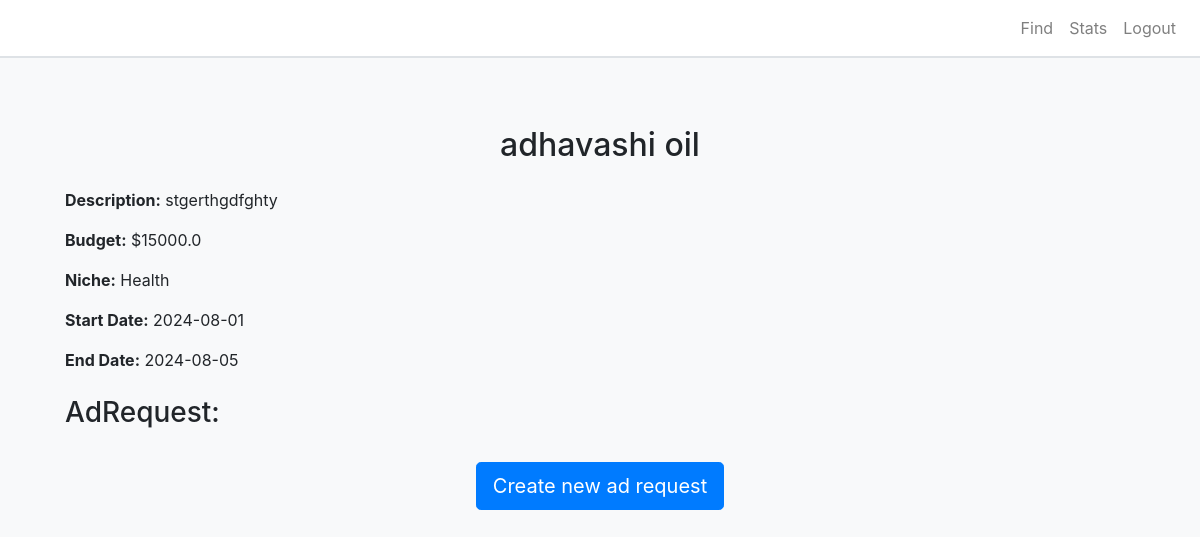
/campaign_details/1, run on the app's committed database.
### app.py (models this page shows, shortened)
class Campaign(db.Model):
    id = db.Column(db.Integer, primary_key=True)
    title = db.Column(db.String(100), nullable=False)
    description = db.Column(db.Text, nullable=False)
    image = db.Column(db.String(200), nullable=True)
    niche = db.Column(db.String(50), nullable=False)
    budget = db.Column(db.Float, nullable=False)
    is_public = db.Column(db.Boolean, nullable=False, default=True)
    start_date = db.Column(db.DateTime, nullable=False)
    end_date = db.Column(db.DateTime, nullable=False)
    is_flagged = db.Column(db.Boolean, default=False)
    influencer_id = db.Column(db.Integer, db.ForeignKey('influencers.id'))
    influencer = db.relationship('Influencer', back_populates='campaigns')
    sponsor_id = db.Column(db.Integer, db.ForeignKey('sponsors.id'), nullable=False)
    ad_requests = db.relationship('AdRequest', back_populates='campaign', cascade='all, delete-orphan')
    sponsor = db.relationship('Sponsor', backref='campaigns')

### app.py (the view)
@app.route('/campaign_details/<int:campaign_id>', methods=['GET','POST'] )
def campaign_details(campaign_id):
    campaign= Campaign.query.get_or_404(campaign_id)
    user_role = session.get('user_role')
    ad_requests = AdRequest.query.filter_by(campaign_id=campaign.id).all()
    influencers=Influencer.query.all()
    return render_template('campaign_details.html', campaign=campaign, ad_requests=ad_requests,  influencers=influencers ,user_role=user_role)

### templates/campaign_details.html (shortened to what this page needs)
{% extends "base.html" %} {% block title %}Campaign Details{% endblock %} {%
block content %}
<div class="container mt-5">
  <h2 class="text-center">{{ campaign.title }}</h2>
  <div class="campaign-detail mt-4">
    <p><strong>Description:</strong> {{ campaign.description }}</p>
    <p><strong>Budget:</strong> ${{ campaign.budget }}</p>
    <p><strong>Niche:</strong> {{ campaign.niche }}</p>
    <p>
      <strong>Start Date:</strong> {{ campaign.start_date.strftime("%Y-%m-%d")
      }}
    </p>
    <p>
      <strong>End Date:</strong> {{ campaign.end_date.strftime("%Y-%m-%d") }}
    </p>
    <h3 class="mt-4">AdRequest:</h3>
  </div>
  <div class="text-center mt-4">
    <a
      href="{{ url_for('create_add_request',campaign_id=campaign.id) }} "
      class="btn btn-primary btn-lg"
    >
       Create new ad request
    </a>
  </div>
</div>
{% endblock %}

### templates/base.html (style rules this page uses)
body { background-color: #f8f9fa; }

### data on the page
Campaign: title "adhavashi oil", description "stgerthgdfghty", budget "15000.0", niche "Health", start_date "2024-08-01", end_date "2024-08-05"
